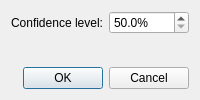
<?xml version="1.0" encoding="UTF-8"?>
<ui version="4.0">
 <class>change_confidence_level_dialog</class>
 <widget class="QDialog" name="change_confidence_level_dialog">
  <property name="geometry">
   <rect>
    <x>0</x>
    <y>0</y>
    <width>0</width>
    <height>0</height>
   </rect>
  </property>
  <property name="windowTitle">
   <string>Confidence level</string>
  </property>
  <layout class="QVBoxLayout" name="dialog_layout">
   <item>
    <layout class="QFormLayout" name="content_layout">
     <property name="fieldGrowthPolicy">
      <enum>QFormLayout::AllNonFixedFieldsGrow</enum>
     </property>
     <property name="rowWrapPolicy">
      <enum>QFormLayout::WrapLongRows</enum>
     </property>
     <item row="0" column="0">
      <widget class="QLabel" name="confidence_level_label">
       <property name="text">
        <string>Confidence level:</string>
       </property>
       <property name="wordWrap">
        <bool>true</bool>
       </property>
      </widget>
     </item>
     <item row="0" column="1">
      <widget class="QDoubleSpinBox" name="confidence_level_spinbox">
       <property name="decimals">
        <number>1</number>
       </property>
       <property name="minimum">
        <double>50.000000000000000</double>
       </property>
       <property name="maximum">
        <double>99.999999999999986</double>
       </property>
       <property name="singleStep">
        <double>0.100000000000000</double>
       </property>
       <property name="suffix">
        <string>%</string>
       </property>
      </widget>
     </item>
    </layout>
   </item>
   <item>
    <widget class="QDialogButtonBox" name="button_box">
     <property name="orientation">
      <enum>Qt::Horizontal</enum>
     </property>
     <property name="standardButtons">
      <set>QDialogButtonBox::Cancel|QDialogButtonBox::Ok</set>
     </property>
    </widget>
   </item>
  </layout>
 </widget>
 <resources/>
 <connections/>
</ui>
